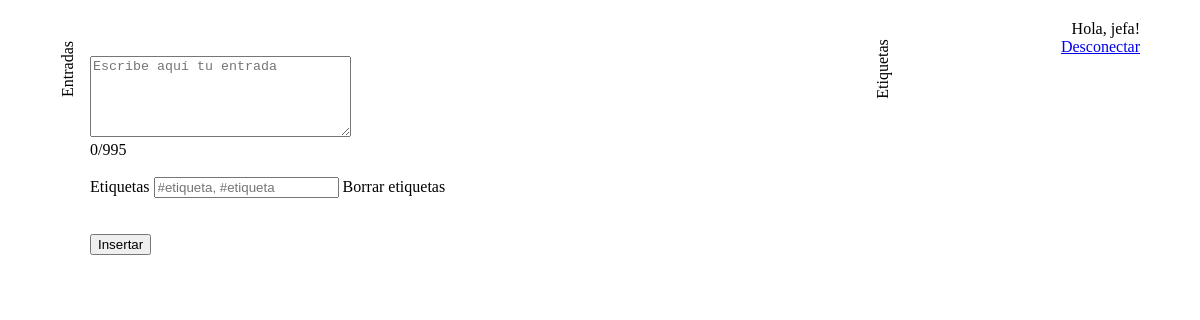
Before: /pagina.php (signed in) with the older database file.
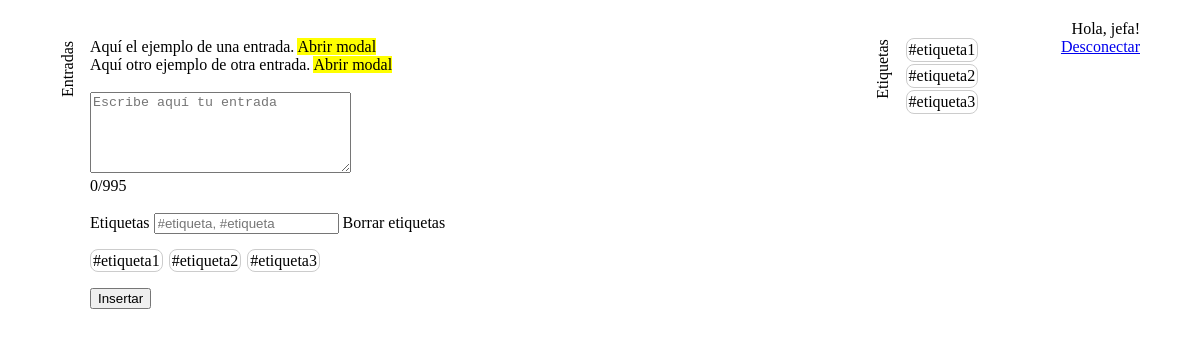
After: the same page with the newer database file.
### tables this page shows
CREATE TABLE `entradas` (
  `id_entrada` int(11) NOT NULL,
  `id_usuario` int(11) NOT NULL,
  `texto` varchar(1000) NOT NULL,
  `hora_creacion` time NOT NULL,
  `fecha_creacion` date NOT NULL,
  `animo` enum('Feliz','Triste','Bien') DEFAULT NULL
);

CREATE TABLE `etiquetas` (
  `id_etiqueta` int(11) NOT NULL,
  `nombre` varchar(20) NOT NULL
);

### modalEntradas.php (the view, shortened to what this page needs)
<?php
if ($_SESSION["usuario"]) {
    $accesoCadaEtiqEntrada = new ConectarDB;
    $consultaCadaEtiqEntrada = "SELECT etiquetas.nombre, etiquetas.id_etiqueta FROM etiquetas INNER JOIN etiq_entradas ON etiquetas.id_etiqueta = etiq_entradas.id_etiqueta INNER JOIN entradas ON entradas.id_entrada = etiq_entradas.id_entrada WHERE entradas.id_entrada = $entradaIDEntrada";
    $resultadoCadaEtiqEntrada = $accesoCadaEtiqEntrada->consultar($consultaCadaEtiqEntrada)->fetch_all(MYSQLI_ASSOC);
    $accesoCadaEtiqEntrada->cerrar();     ?>
    </div> <?php
} ?>

### funciones.php (called while the page is built, shortened)
<?php
class ConectarDB {
    private $host = "localhost";
    private $usuario = "root";
    private $clave = "";
    private $db = "pen_arb";
    public $conexion;
    public function __construct() {
        $this->conexion = new mysqli($this->host, $this->usuario, $this->clave, $this->db) or die($this->conexion->connect_error);
        $this->conexion->set_charset("utf8");
    }
    public function consultar($consulta) {
        $resultado = $this->conexion->query($consulta) or die($this->conexion->error);
        if ($resultado) {
            return $resultado;
        }
    }
}
?>

### modalEntradas.php (the view, shortened to what this page needs)
<?php
if ($_SESSION["usuario"]) {
    $accesoCadaEtiqEntrada = new ConectarDB;
    $consultaCadaEtiqEntrada = "SELECT etiquetas.nombre, etiquetas.id_etiqueta FROM etiquetas INNER JOIN etiq_entradas ON etiquetas.id_etiqueta = etiq_entradas.id_etiqueta INNER JOIN entradas ON entradas.id_entrada = etiq_entradas.id_entrada WHERE entradas.id_entrada = $entradaIDEntrada";
    $resultadoCadaEtiqEntrada = $accesoCadaEtiqEntrada->consultar($consultaCadaEtiqEntrada)->fetch_all(MYSQLI_ASSOC);
    $accesoCadaEtiqEntrada->cerrar();     ?>
     <?php
} ?>

### pagina.php (shortened to what this page needs)
<?php
include("funciones.php");
?>
<!DOCTYPE html>
<html lang="es">
<head>
    <link rel="stylesheet" href="css/estilos.css">
</head>
<body class="pagina">
    <?php
    if (!$_SESSION["usuario"]) {
        header("Location: index.php");
    } else {
        include("header.php");
        $usuario = $_SESSION["usuario"];   ?>
        <div id="bodyIzq">
            <div id="todasEntradas">
                <div id="entTorcido" class="torcido">Entradas</div>
                <?php
                $accesoEntradas = new ConectarDB;
                $consultaAccesoEntradas = "SELECT entradas.texto, entradas.id_entrada, entradas.fecha_creacion FROM entradas, usuarios WHERE usuarios.usuario = '$usuario' AND usuarios.id_usuario = entradas.id_usuario;";
                $resultadoEntradas = $accesoEntradas->consultar($consultaAccesoEntradas)->fetch_all(MYSQLI_ASSOC);
                foreach ($resultadoEntradas as $entrada) {
                    $entradaIDEntrada = $entrada['id_entrada'];   ?>
                    <div class="entrada" data-id-entrada="<?php echo $entrada["id_entrada"];?>"> <?php
                        echo $entrada["texto"];   ?>
                        <span class="pagSpanModales" id="pagBotonModal" onclick="pasarID(<?php echo $entrada['id_entrada'];?>)"><mark>Abrir modal</mark></span>
                    </div> <?php
                            include("modalEntradas.php");
                }   ?>
            </div>
            <br>
            <div id="pagFormularioPpal">
                <form action="entradasYEtiquetas.php" method="post">
                <textarea name="adicion" id="adicion"  cols="30" rows="5" placeholder="Escribe aquí tu entrada" maxlength="995" oninput="pagContarCar()"></textarea>
                <div id="pagContadorCar">0/995</div>
                <br>    <?php
                $accesoEtiquetasInput = new ConectarDB;
                $consultaAccesoEtiquetasInput = "SELECT DISTINCT etiquetas.nombre, etiquetas.id_etiqueta FROM etiquetas INNER JOIN etiq_entradas ON etiquetas.id_etiqueta = etiq_entradas.id_etiqueta INNER JOIN entradas ON etiq_entradas.id_entrada = entradas.id_entrada INNER JOIN usuarios ON entradas.id_usuario = (SELECT id_usuario FROM usuarios WHERE usuario = '$usuario')";
                $resultadoEtiquetasInput = $accesoEtiquetasInput->consultar($consultaAccesoEtiquetasInput)->fetch_all(MYSQLI_ASSOC);
                $accesoEtiquetasInput->cerrar();     ?>
                <label for="inputEtiquetas">Etiquetas</label>
                <input type="text" name="inputEtiqueta" id="inputEtiqueta" placeholder="#etiqueta, #etiqueta"> <span id="pagBorrarEtiq" onclick="pagBorrarEtiq()">Borrar etiquetas</span>
                <br><br>
                <div id="todasEtiquetasInput">  <?php
                    foreach ($resultadoEtiquetasInput as $etiqueta) {
                                ?>
                        <span class="cadaEtiqueta" onclick="pagPintarEtiquetaInput('<?php echo $etiqueta['nombre'];?>')" id="cadaEtiqueta_<?php echo $etiqueta['id_etiqueta'];?>" data-id-etiqueta="<?php echo $etiqueta['id_etiqueta'];?>">  <?php echo $etiqueta["nombre"];?></span>    <?php
                    }     ?>
                </div>
                <br>
                <input type="submit" value="Insertar" id="btnInsertar" onclick="pagManejarEtiquetas()">
                </form>
            </div>
        </div>
        <div id="bodyDcha">
            <div id="todasEtiquetasRelacion"><?php
                    $accesoEtiquetasRelacion = new ConectarDB;
                    $consultaAccesoEtiquetasRelacion = "SELECT DISTINCT etiquetas.nombre, etiquetas.id_etiqueta FROM etiquetas INNER JOIN etiq_entradas ON etiquetas.id_etiqueta = etiq_entradas.id_etiqueta INNER JOIN entradas ON etiq_entradas.id_entrada = entradas.id_entrada INNER JOIN usuarios ON entradas.id_usuario = (SELECT id_usuario FROM usuarios WHERE usuario = '$usuario');";
                    $resultadoEtiquetasRelacion = $accesoEtiquetasRelacion->consultar($consultaAccesoEtiquetasRelacion)->fetch_all(MYSQLI_ASSOC);
                    $accesoEtiquetasRelacion->cerrar();    ?>
                    <div id="etiqTorcido" class="torcido">Etiquetas</div>
                        <?php
                        foreach ($resultadoEtiquetasRelacion as $etiqueta) {
                            ?>
                            <span class="cadaEtiquetaRelacion" onclick="pagAbrirModalEtiqueta(<?php echo $etiqueta['id_etiqueta'];?>)"><?php echo $etiqueta['nombre'];?></span>
                            <?php
                        } ?>
            </div>
        </div>
        <br>      <?php
    } ?>
</body>
</html>

### header.php
<header class="cabecera">
        <span class="saludo"> Hola, <?php echo $_SESSION["usuario"];?>!</span>
        <span class="desconexion"><a href="logout.php">Desconectar</a></span>
</header>

### css/estilos.css (style rules this page uses)
body.pagina { display: flex; flex-direction: row; margin: 20px 60px; }
#todasEtiquetasRelacion { padding-top: 0; float: left; width: 15%; text-align: center; }
#todasEntradas { float: left; width: 90%; }
#pagFormularioPpal { padding-left: 30px; }
.cadaEtiqueta, .etiquetasModalInputEdicion, .cadaEtiquetaRelacion { border: 1px solid #ccc; border-radius: 8px; padding: 2px; margin-right: 2px; margin-bottom: 2px; text-align: center; }
.cadaEtiquetaRelacion { width: fit-content; }
#todasEtiquetasRelacion { display: flex; flex-direction: column; float: left; width: 90%; align-items: center; }
#etiqTorcido { display: inline-block; transform: rotate(270deg); position: relative; top: 40px; left: -60px; }
#entTorcido { display: inline-block; transform: rotate(270deg); position: relative; top: 40px; left: -20px; }
.entrada { padding-left: 30px; width: 100%; }
#bodyIzq { display: flex; flex-direction: column; float: left; width: 75%; }
#bodyDcha { float: left; width: 15%; }
.cabecera { width: 10%; position: absolute; right: 60px; text-align: right; }

Changed rows visible on the page:
added entradas: texto "Aquí el ejemplo de una entrada."
added entradas: texto "Aquí otro ejemplo de otra entrada."
added etiquetas: nombre "#etiqueta1"
added etiquetas: nombre "#etiqueta2"
added etiquetas: nombre "#etiqueta3"
